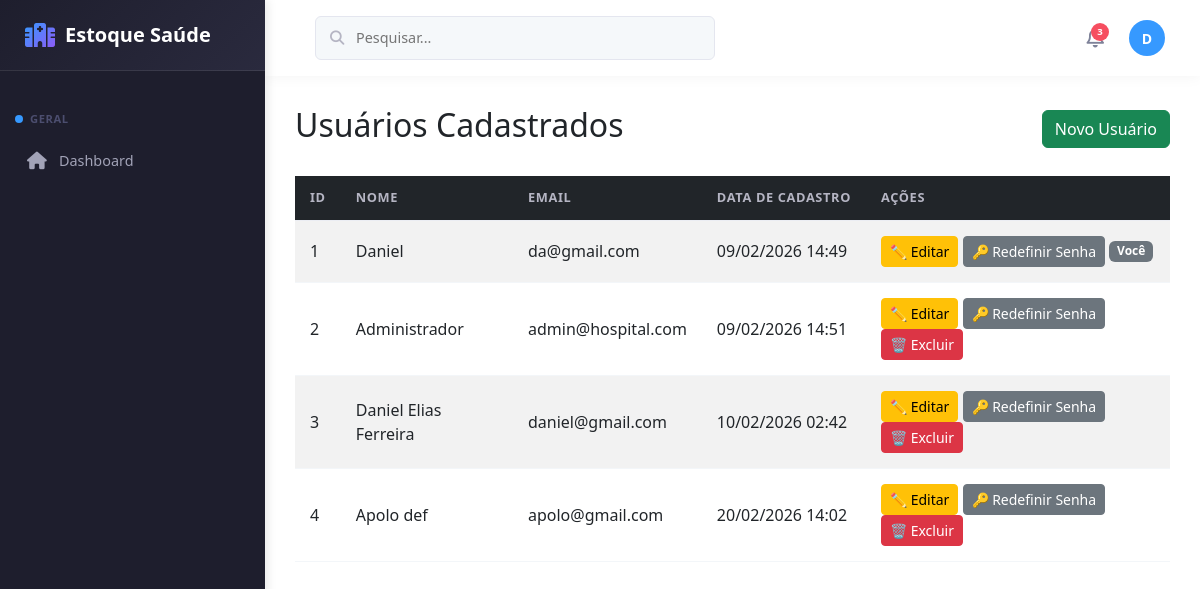
The app's page /tabela (signed in) with its own data.
### models.py (models this page shows, shortened)
class Usuario(db.Model):
    __tablename__ = 'usuarios'
    id = db.Column(db.Integer, primary_key=True)
    nome = db.Column(db.String(100), nullable=False)
    email = db.Column(db.String(100), unique=True, nullable=False)
    senha = db.Column(db.String(255), nullable=False)
    tipo = db.Column(db.String(20), default='user')
    unidades_acesso = db.Column(db.Text)
    pode_cadastrar = db.Column(db.Integer, default=1)
    permissoes_menu = db.Column(db.Text)
    ativo = db.Column(db.Integer, default=1)
    data_criacao = db.Column(db.DateTime, default=lambda: datetime.now(timezone.utc))

### routes/users.py (the view)
@users_bp.route('/tabela')
@admin_required
def tabela():
    from app import db, Usuario
    if 'user_id' not in session:
        return redirect(url_for('auth.login'))
    usuarios = Usuario.query.all()
    return render_template('tabela.html', usuarios=usuarios)

### app.py (called while the page is built)
@app.before_request
def attach_unit_db():
    from flask import g
    unit_id = session.get('unit_id')
    if unit_id:
        try:
            g.unit_db = db_manager.get_connection(unit_id)
        except Exception as e:
            g.unit_db = None
            app.logger.exception('Erro ao obter conexão da unidade: %s', e)
    else:
        g.unit_db = None

@app.context_processor
def override_url_for():
    from functools import wraps
    @wraps(original_url_for)
    def new_url_for(endpoint=None, **values):
        if endpoint and '.' not in endpoint and endpoint in ROUTE_MAPPING:
            endpoint = ROUTE_MAPPING[endpoint]
        return original_url_for(endpoint, **values)
    return dict(url_for=new_url_for)

### routes/helpers.py (called while the page is built)
def admin_required(f):
    @wraps(f)
    def decorated_function(*args, **kwargs):
        if 'user_id' not in session:
            return redirect(url_for('auth.login'))
        from app import db, Usuario
        try:
            usuario = db.session.get(Usuario, session['user_id'])
        except Exception:
            usuario = None
        if not usuario:
            flash('Acesso negado! Usuário inválido.', 'danger')
            return redirect(url_for('auth.login'))
        if usuario.tipo != 'admin' and not getattr(usuario, 'pode_cadastrar', 0):
            flash('Acesso negado! Apenas administradores ou usuários com permissão.', 'danger')
            return redirect(url_for('main.index'))
        return f(*args, **kwargs)
    return decorated_function

### templates/tabela.html (shortened to what this page needs)
{% extends "base.html" %}
{% block content %}
<div class="row">
    <div class="col-12">
        <div class="d-flex justify-content-between align-items-center mb-4">
            <h2>Usuários Cadastrados</h2>
            <a href="{{ url_for('cadastro') }}" class="btn btn-success">Novo Usuário</a>
        </div>
        {% if usuarios %}
        <div class="table-responsive">
            <table class="table table-striped table-hover">
                <thead class="table-dark">
                    <tr>
                        <th>ID</th>
                        <th>Nome</th>
                        <th>Email</th>
                        <th>Data de Cadastro</th>
                        <th>Ações</th>
                    </tr>
                </thead>
                <tbody>
                    {% for usuario in usuarios %}
                    <tr>
                        <td>{{ usuario.id }}</td>
                        <td>{{ usuario.nome }}</td>
                        <td>{{ usuario.email }}</td>
                        <td>{{ usuario.data_criacao.strftime('%d/%m/%Y %H:%M') }}</td>
                        <td>
                            <a href="{{ url_for('editar', id=usuario.id) }}" class="btn btn-sm btn-warning">
                                ✏️ Editar
                            </a>
                            <a href="{{ url_for('redefinir_senha', id=usuario.id) }}" class="btn btn-sm btn-secondary">
                                🔑 Redefinir Senha
                            </a>
                            {% if usuario.id != session.user_id %}
                            <a href="{{ url_for('excluir', id=usuario.id) }}"
                               class="btn btn-sm btn-danger"
                               onclick="return confirm('Tem certeza que deseja excluir este usuário?')">
                                🗑️ Excluir
                            </a>
                            {% else %}
                            <span class="badge bg-secondary">Você</span>
                            {% endif %}
                        </td>
                    </tr>
                    {% endfor %}
                </tbody>
            </table>
        </div>
        {% else %}
        <div class="alert alert-info text-center">
            <h4>Nenhum usuário cadastrado</h4>
            <p>Cadastre o primeiro usuário para começar!</p>
            <a href="{{ url_for('cadastro') }}" class="btn btn-primary">Cadastrar Usuário</a>
        </div>
        {% endif %}
    </div>
</div>
{% endblock %}

### templates/base.html (shortened to what this page needs)
<!DOCTYPE html>
<html lang="pt-br">
<head>
    <link rel="stylesheet" href="{{ url_for('static', filename='style.css') }}">
    <link href="https://cdn.jsdelivr.net/npm/bootstrap@5.3.0/dist/css/bootstrap.min.css" rel="stylesheet">
    <link rel="stylesheet" href="https://cdnjs.cloudflare.com/ajax/libs/font-awesome/6.4.0/css/all.min.css">
</head>
<body>
    <div class="app-container">
        <aside class="sidebar" id="sidebar">
            <div class="sidebar-header">
                <a href="#" class="sidebar-logo">
                    <i class="fas fa-hospital"></i>
                    <span>Estoque Saúde</span>
                </a>
            </div>
            {% set user_permissoes = session.get('permissoes_menu', {}) %}
            <div class="sidebar-menu">
                {% if user_permissoes.get('dashboard', true) or session.user_tipo == 'admin' %}
                <div class="menu-category">Geral</div>
                <a href="{{ url_for('index') }}" class="menu-item {% if request.endpoint == 'index' %}active{% endif %}">
                    <i class="fas fa-home"></i>
                    <span>Dashboard</span>
                </a>
                {% endif %}
            </div>
        </aside>
        <div class="main-content">
            <header class="main-header">
                <div class="search-bar">
                    <i class="fas fa-search"></i>
                    <input type="text" placeholder="Pesquisar...">
                </div>
                <div class="header-actions">
                    <button class="notification-btn" id="notificationBtn">
                        <span class="notification-badge">3</span>
                    </button>
                    <div class="dropdown">
                        <button class="user-btn" type="button" id="userDropdown" data-bs-toggle="dropdown" aria-expanded="false">
                            <div class="user-avatar">
                                {{ (session.user_nome or 'U')[0]|upper }}
                            </div>
                        </button>
                    </div>
                </div>
            </header>
            <div class="content-wrapper fade-in">
                {% block content %}{% endblock %}
            </div>
        </div>
    </div>
</body>
</html>

### records on screen
Usuario: id "1", nome "Daniel", email "da@gmail.com", data_criacao "09/02/2026 14:49", shows "Você"
Usuario: id "2", nome "Administrador", email "admin@hospital.com", data_criacao "09/02/2026 14:51"
Usuario: id "3", nome "Daniel Elias Ferreira", email "daniel@gmail.com", data_criacao "10/02/2026 02:42"
Usuario: id "4", nome "Apolo def", email "apolo@gmail.com", data_criacao "20/02/2026 14:02"

### other values on screen
{{ (session.user_nome or 'U')[0]|upper }} "D"
